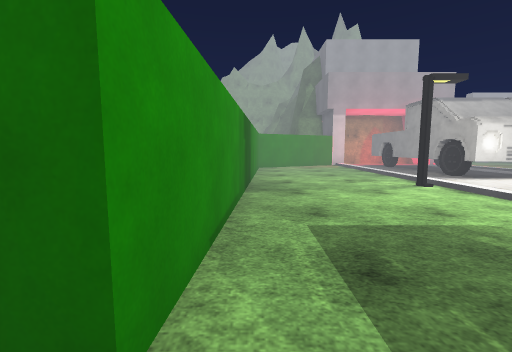
view 1 (above)

24 first-person views from a walk through a scene from a Unity 3-D project. The camera is 1.3 m above the floor, tilts 6° down and sees 90° across. The floor is counted in squares, 2 m on a side. Each view is taken from the middle of a square. On the plan, view 1 faces up. The plan holds only what a view shows up to about 9 squares ahead; the rest is blank. The place goes on beyond the plan. The player character is not drawn. Some surface patterns are stand-ins.

view 2
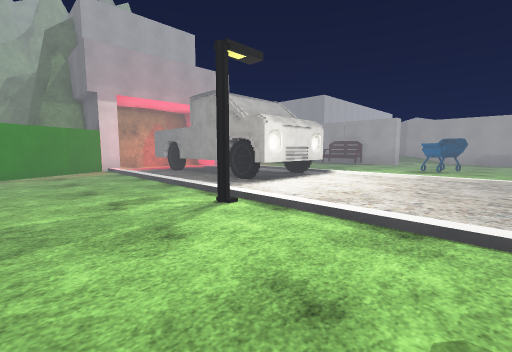

view 3
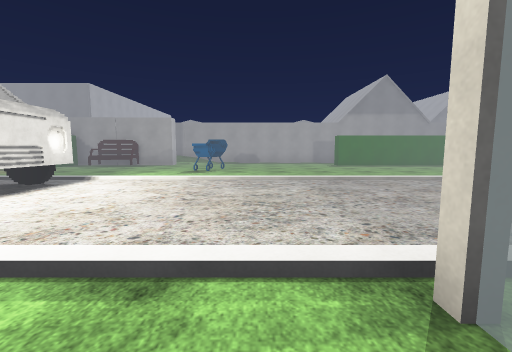

view 4
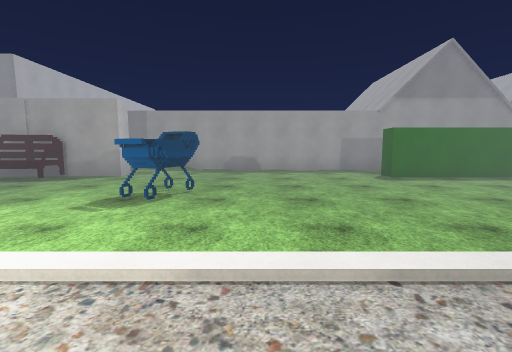

view 5
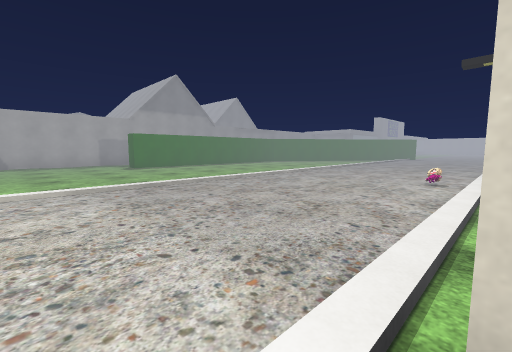

view 6
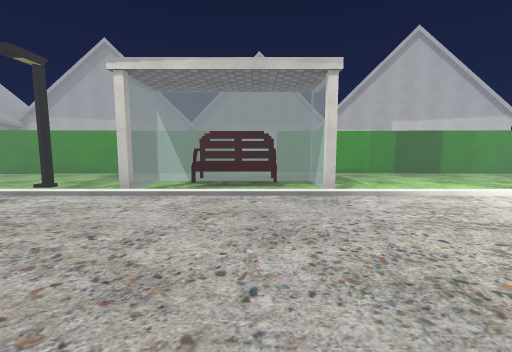

view 7
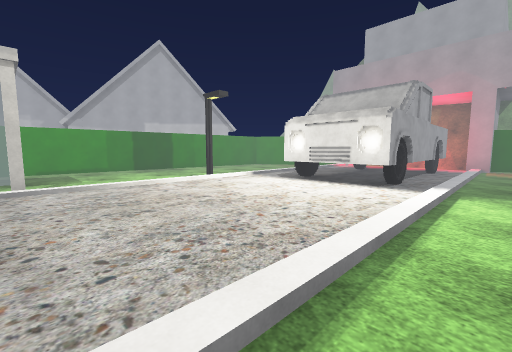

view 8
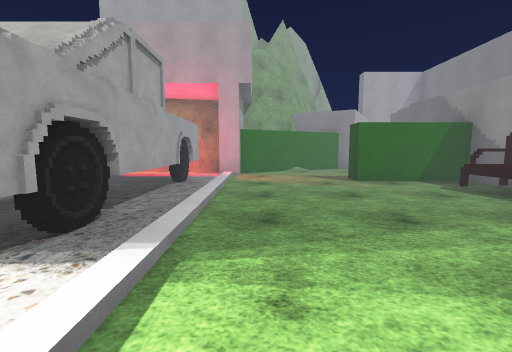

view 9
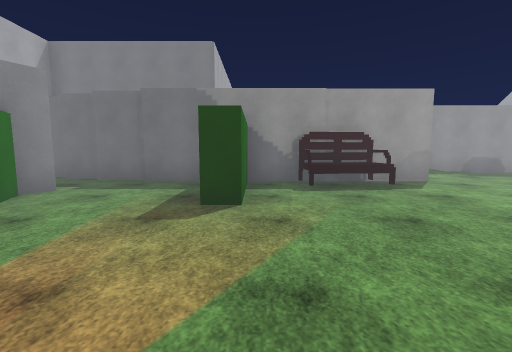

view 10
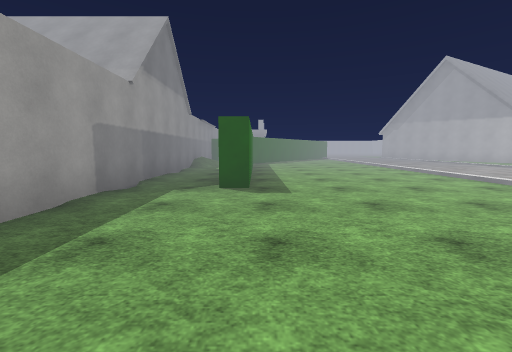

view 11
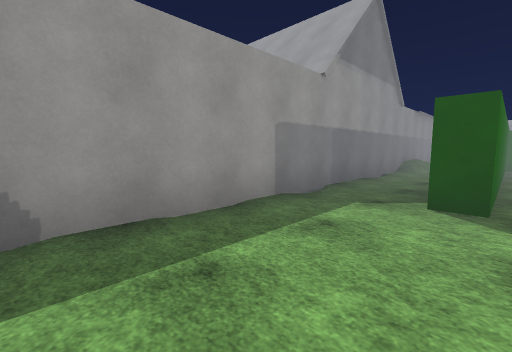

view 12
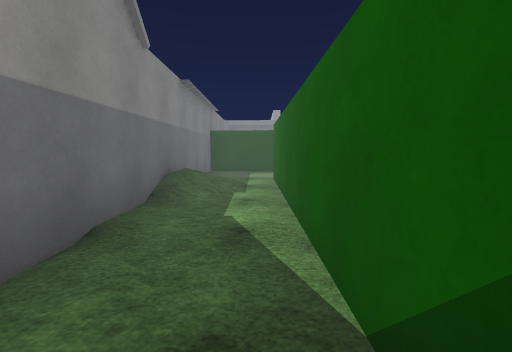

view 13
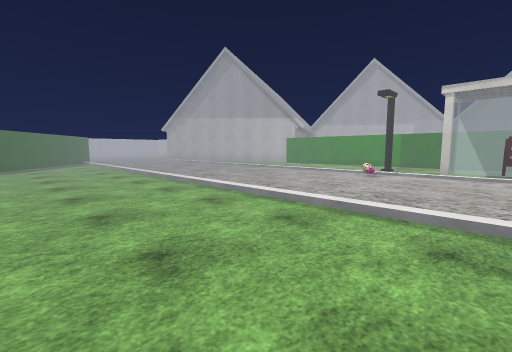

view 14
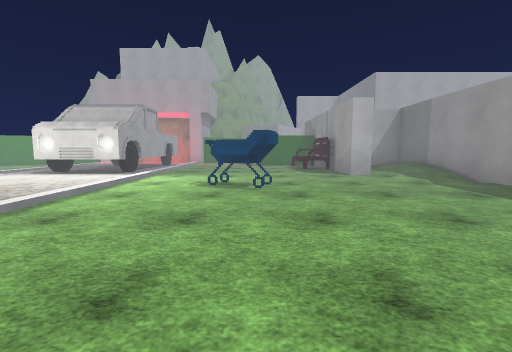

view 15
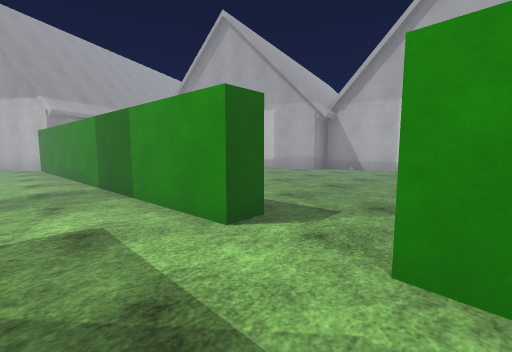

view 16
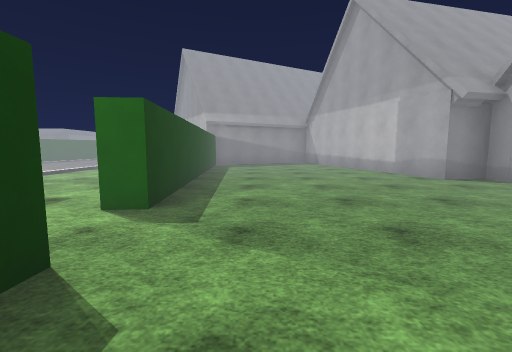

view 17
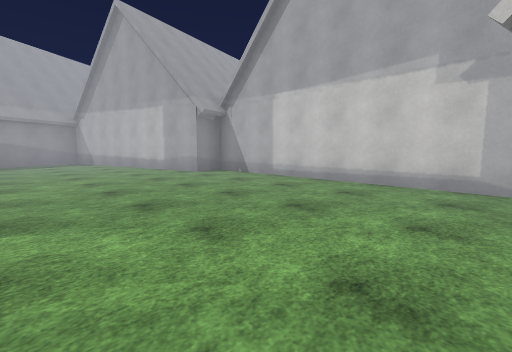

view 18
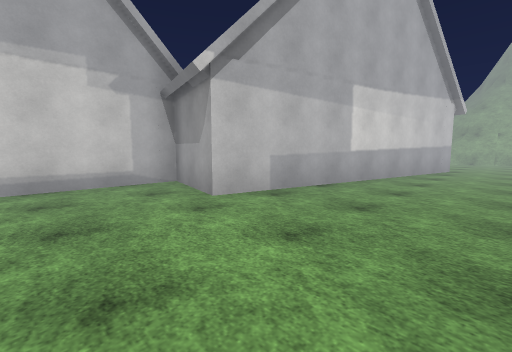

view 19
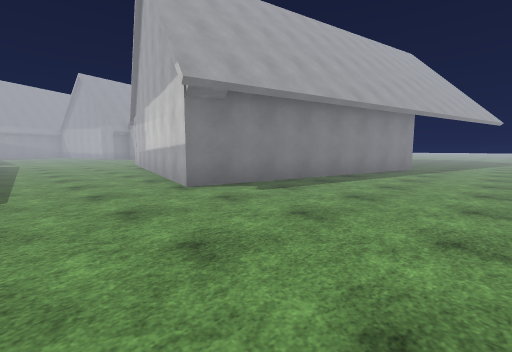

view 20
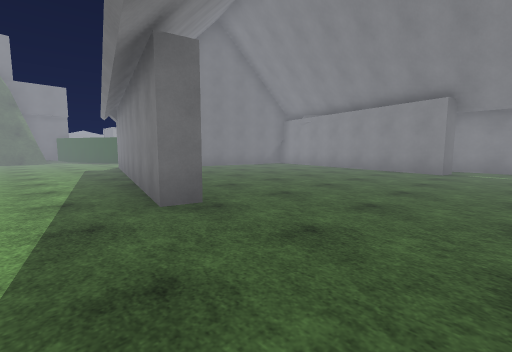

view 21
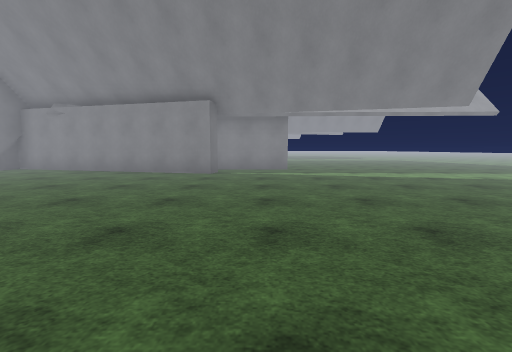

view 22
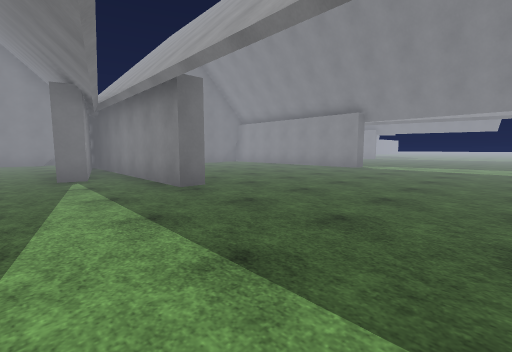

view 23
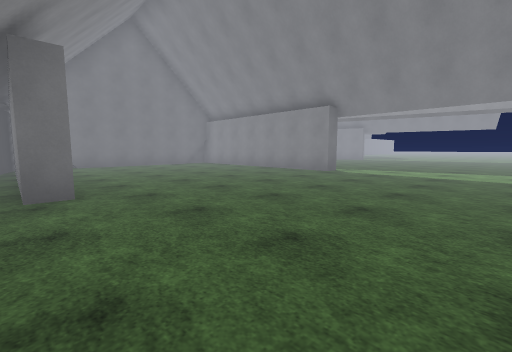

view 24
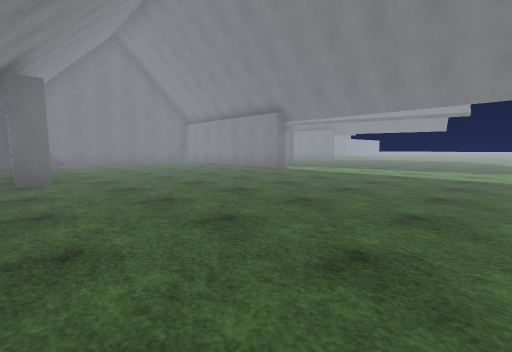

### Floor plan
Key: @ floor where view 1 was taken; # wall or solid block; . floor; / step, stairs or slope; T truck; B bench; O other object.
Columns run from 20 left of view 1 to 15 right of it. Each row starts with its distance up from view 1.
 14        .............             #
 13        .............          ##.#
 12        .............   ########..#
 11      .....#####.....  ##...##....#
 10      ........ ###...###..TT/.....#
  9     ..........  #...#....TT/...###
  8    ............ #...#....TT/....B
  7   ............. #...#....TT/....B###
  6  ..............##...#....TT/.....#/#
  5 ........###....#....#..#.../....../#
  4 ......##########....#....../.OO.../#
  3 ...........  #.....##....../..O....#
  2 .............#.....#......./.......#
  1 ............ #.....#.. #.../.......#
  0 ............ #......@.B..../.......#
 -1 ..........   #.....#..B..../.......#
 -2 ..........   #.....##. #.../....#..#
 -3 ......###    #......#..#O../....#..#
 -4 .......      ##.....#....../....#..#
 -5 .......       #.....#....../....#..#
 -6 .....         #.....#. ..../....#./#
 -7 ....          ##....#.  .../... #./#
 -8 ....             .. #.  .../... #./#
 -9                     #.  .../... #..#
-10                     ##    ./...  ..#
-11                            /..######
-12                              .#
-13                              ##

Where each view was taken, in squares from view 1:
view 1: 0 up, 0 right, facing up
view 2: 2 up, 1 right, facing up-right
view 3: 2 up, 2 right, facing right
view 4: 2 up, 6 right, facing right
view 5: 2 up, 3 right, facing down-right
view 6: 0 up, 7 right, facing left
view 7: 1 up, 8 right, facing up-left
view 8: 4 up, 8 right, facing up
view 9: 9 up, 7 right, facing right
view 10: 3 up, 12 right, facing down
view 11: 2 up, 12 right, facing down-right
view 12: 3 down, 13 right, facing down
view 13: 1 down, 10 right, facing down-left
view 14: 1 down, 10 right, facing up
view 15: 1 up, 1 right, facing down-left
view 16: 2 up, 2 left, facing down
view 17: 3 up, 2 left, facing down-left
view 18: 1 up, 2 left, facing up-left
view 19: 14 up, 1 left, facing down-left
view 20: 13 up, 13 left, facing down-right
view 21: 12 up, 13 left, facing down
view 22: 6 up, 18 left, facing down-right
view 23: 4 up, 18 left, facing down-right
view 24: 4 up, 20 left, facing down-right
